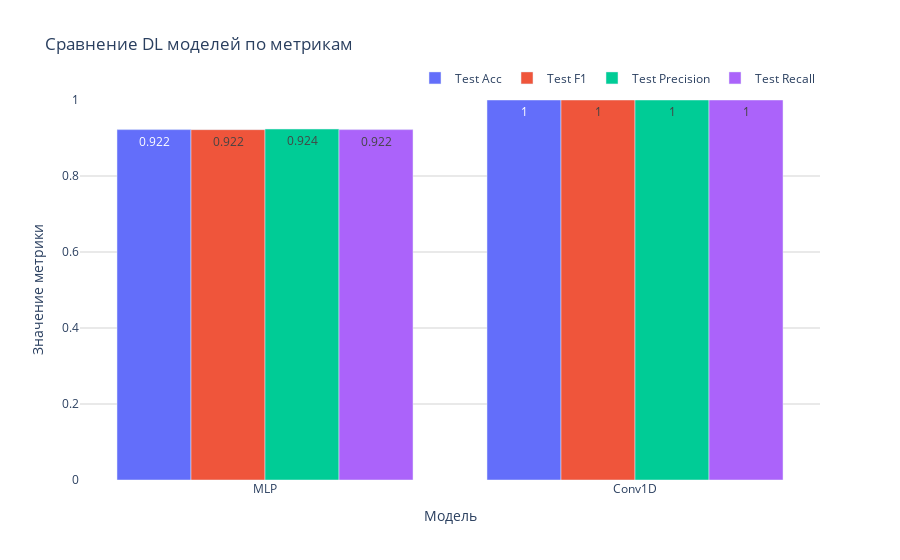
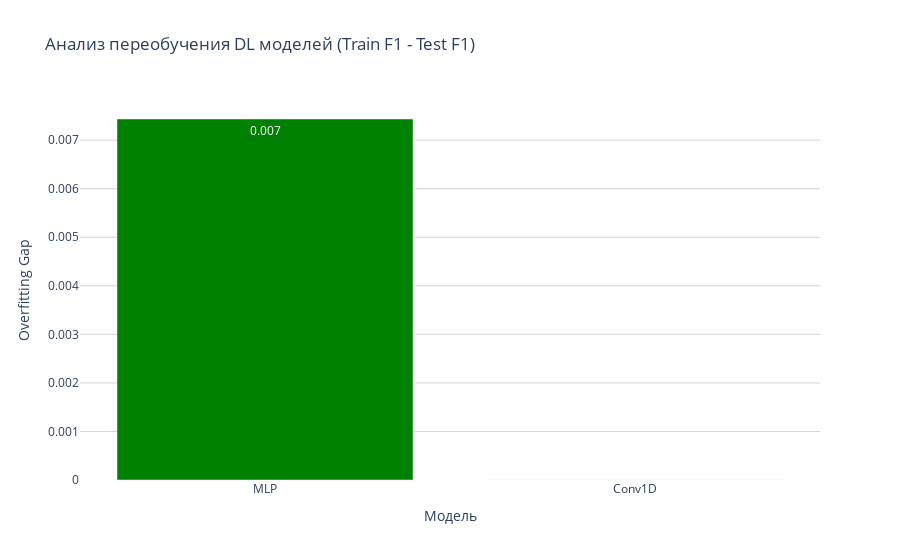

Notebook source saved alongside these figures, in order:
### Code cell
fig = go.Figure()

metrics = ['Test Acc', 'Test F1', 'Test Precision', 'Test Recall']
for metric in metrics:
    fig.add_trace(go.Bar(
        name=metric,
        x=dl_results_df['Model'],
        y=dl_results_df[metric],
        text=dl_results_df[metric].round(3),
        textposition='auto',
    ))

fig.update_layout(
    title='Сравнение DL моделей по метрикам',
    xaxis_title='Модель',
    yaxis_title='Значение метрики',
    barmode='group',
    plot_bgcolor='white',
    yaxis=dict(range=[0, 1], showgrid=True, gridcolor='lightgray'),
    legend=dict(orientation="h", yanchor="bottom", y=1.02, xanchor="right", x=1)
)
fig.show()

fig2 = go.Figure()
fig2.add_trace(go.Bar(
    x=dl_results_df['Model'],
    y=dl_results_df['Overfitting'],
    marker_color=['red' if x > 0.1 else 'green' for x in dl_results_df['Overfitting']],
    text=dl_results_df['Overfitting'].round(3),
    textposition='auto'
))
fig2.update_layout(
    title='Анализ переобучения DL моделей (Train F1 - Test F1)',
    xaxis_title='Модель',
    yaxis_title='Overfitting Gap',
    plot_bgcolor='white',
    yaxis=dict(showgrid=True, gridcolor='lightgray')
)
fig2.show()

### Figure 1 — Plotly figure (JSON) as saved in the notebook; plotly's stock layout.template omitted (floating-point values rounded to 4 significant figures)
{"data": [{"name": "Test Acc", "text": [0.922, 1.0], "textposition": "auto", "type": "bar", "x": ["MLP", "Conv1D"], "y": [0.9221, 1.0]}, {"name": "Test F1", "text": [0.922, 1.0], "textposition": "auto", "type": "bar", "x": ["MLP", "Conv1D"], "y": [0.922, 1.0]}, {"name": "Test Precision", "text": [0.924, 1.0], "textposition": "auto", "type": "bar", "x": ["MLP", "Conv1D"], "y": [0.9236, 1.0]}, {"name": "Test Recall", "text": [0.922, 1.0], "textposition": "auto", "type": "bar", "x": ["MLP", "Conv1D"], "y": [0.9221, 1.0]}], "layout": {"barmode": "group", "legend": {"orientation": "h", "x": 1, "xanchor": "right", "y": 1.02, "yanchor": "bottom"}, "plot_bgcolor": "white", "title": {"text": "Сравнение DL моделей по метрикам"}, "xaxis": {"title": {"text": "Модель"}}, "yaxis": {"gridcolor": "lightgray", "range": [0, 1], "showgrid": true, "title": {"text": "Значение метрики"}}}}

### Figure 2 — Plotly figure (JSON) as saved in the notebook; plotly's stock layout.template omitted (floating-point values rounded to 4 significant figures)
{"data": [{"marker": {"color": ["green", "green"]}, "text": [0.007, 0.0], "textposition": "auto", "type": "bar", "x": ["MLP", "Conv1D"], "y": [0.007436, 0.0]}], "layout": {"plot_bgcolor": "white", "title": {"text": "Анализ переобучения DL моделей (Train F1 - Test F1)"}, "xaxis": {"title": {"text": "Модель"}}, "yaxis": {"gridcolor": "lightgray", "showgrid": true, "title": {"text": "Overfitting Gap"}}}}
